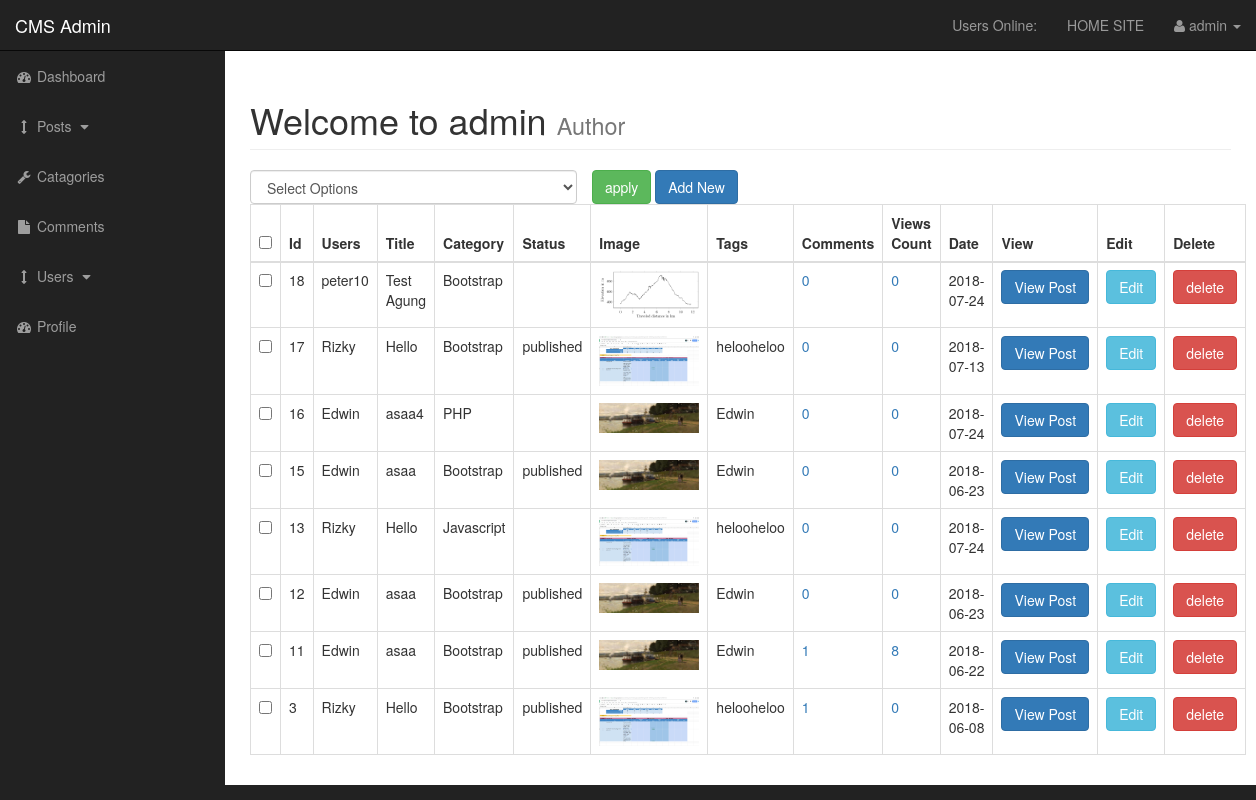
Screenshot of /admin/posts.php (signed in) with the database file from the repository.
### tables this page shows
CREATE TABLE `posts` (
  `post_id` int(3) NOT NULL,
  `post_category_id` int(3) NOT NULL,
  `post_title` varchar(255) NOT NULL,
  `post_author` varchar(255) NOT NULL,
  `post_user` varchar(255) NOT NULL,
  `post_date` date NOT NULL,
  `post_image` text NOT NULL,
  `post_content` text NOT NULL,
  `post_tags` varchar(255) NOT NULL,
  `post_comment_count` int(11) NOT NULL,
  `post_status` varchar(255) NOT NULL DEFAULT 'draft',
  `post_views_count` int(11) NOT NULL
);

CREATE TABLE `categories` (
  `cat_id` int(3) NOT NULL,
  `cat_title` varchar(255) NOT NULL
);

### admin/includes/view_all_posts.php (the view, shortened to what this page needs)
<form action="" method='post'>
  <table class="table table-bordered table-hovered">
    <div id="bulkOptionContainer" class="col-xs-4" style="padding: 0px">
      <select class="form-control" name="bulk_options" id="">
        <option value="">Select Options</option>
      </select>
    </div>
    <div class="col-xs-4">
      <input type="submit" name="submit" class="btn btn-success" value="apply">
      <a class="btn btn-primary" href="posts.php?source=add_post">Add New</a>
    </div>
    <thead>
      <tr>
        <th><Input id="selectAllBoxes" type="checkbox"></Input></th>
        <th>Id</th>
        <th>Users</th>
        <th>Title</th>
        <th>Category</th>
        <th>Status</th>
        <th>Image</th>
        <th>Tags</th>
        <th>Comments</th>
        <th>Views Count</th>
        <th>Date</th>
        <th>View</th>
        <th>Edit</th>
        <th>Delete</th>
      </tr>
    </thead>
    <tbody >
      <tr>
        <?php
          $query = "SELECT posts.post_id, posts.post_author, posts.post_user, posts.post_title, posts.post_category_id, posts.post_status, posts.post_image, ";
          $query.="posts.post_tags, posts.post_comment_count, posts.post_date, posts.post_views_count, categories.cat_id, categories.cat_title ";
          $query.="FROM posts ";
          $query.="LEFT JOIN categories ON posts.post_category_id = categories.cat_id ORDER BY posts.post_id DESC ";
          $select_posts= mysqli_query($connection, $query);
          while($row = mysqli_fetch_assoc($select_posts)){
            $post_id = $row['post_id'];
            $post_author = $row['post_author'];
            $post_user = $row['post_user'];
            $post_title = $row['post_title'];
            $post_status = $row['post_status'];
            $post_image = $row['post_image'];
            $post_tags = $row['post_tags'];
            $post_date = $row['post_date'];
            $post_views_count = $row['post_views_count'];
            $cat_title = $row['cat_title'];
            echo "<tr>";
        ?>
            <td><Input class='checkBoxes' type='checkbox' name='checkBoxArray[]' value='<?php echo $post_id; ?>'></Input></td>
        <?php
            echo "<td>$post_id</td>";
            if(!empty($post_author)){
              echo "<td>$post_author</td>";
            } elseif (!empty($post_user)) {
              echo "<td>$post_user</td>";
            }
            echo "<td>$post_title</td>";
              echo "<td>$cat_title</td>";
            echo "<td>$post_status</td>";
            echo "<td><img width = '100' src='../images/$post_image' alt='images'></td>";
            echo "<td>$post_tags</td>";
            $query = "SELECT * FROM comments WHERE comment_post_id = $post_id";
            $send_comment_query = mysqli_query($connection, $query);
            $count_comments = mysqli_num_rows($send_comment_query);
            echo "<td><a href='post_comments.php?id=$post_id'>$count_comments</a></td>";
            echo "<td><a href = 'posts.php?reset={$post_id}'>{$post_views_count}</a></td>";
            echo "<td>$post_date</td>";
            echo "<td><a class='btn btn-primary' href = '../post.php?p_id={$post_id}'>View Post</a></td>";
            echo "<td><a class='btn btn-info' href = 'posts.php?source=edit_post&p_id={$post_id}'>Edit</a></td>";
        ?>
            <form method="post">
              <?php
                echo '<td><input class="btn btn-danger" type="submit" name="delete" value="delete">';
              ?>
            </form>
        <?php
            echo "</tr>";
          }
        ?>
      </tr>
    </tbody>
  </table>
</form>

### admin/includes/admin_header.php (shortened to what this page needs)
<!DOCTYPE html>
<html lang="en">
<head>
    <link href="css/bootstrap.min.css" rel="stylesheet">
    <link href="css/sb-admin.css" rel="stylesheet">
    <link href="font-awesome/css/font-awesome.min.css" rel="stylesheet" type="text/css">
    <link href="css/loader.css" rel="stylesheet">
</head>
<body>

### admin/posts.php (shortened to what this page needs)
<?php include "includes/admin_header.php" ?>
    <div id="wrapper">
        <?php include "includes/admin_navigation.php" ?>
        </nav>
        <div id="page-wrapper">
            <div class="container-fluid">
                <div class="row">
                    <div class="col-lg-12">
                        <h1 class="page-header">
                            Welcome to admin
                            <small>Author</small>
                        </h1>
                    <?php
                    if(isset($_GET['source'])){
                      $source = $_GET['source'];
                    } else{
                      $source = '';
                    }
                    switch ($source) {
                      default:
                        include "includes/view_all_posts.php";
                        break;
                    }
                     ?>
                    </div>
                </div>
            </div>
        </div>
<?php include "includes/admin_footer.php" ?>

### admin/includes/admin_navigation.php (shortened to what this page needs)
<nav class="navbar navbar-inverse navbar-fixed-top" role="navigation">
    <div class="navbar-header">
        <a class="navbar-brand" href="index.php">CMS Admin</a>
    </div>
    <ul class="nav navbar-right top-nav">
      <li><a href="#">Users Online: <span class="usersonline"></span></a></li>
      <li><a href="../index.php">HOME SITE</a></li>
        <li class="dropdown">
            <a href="#" class="dropdown-toggle" data-toggle="dropdown"><i class="fa fa-user"></i> <?php if(isset($_SESSION['username'])){ echo $_SESSION['username'];} ?> <b class="caret"></b></a>
        </li>
    </ul>
    <div class="collapse navbar-collapse navbar-ex1-collapse">
        <ul class="nav navbar-nav side-nav">
            <li>
                <a href="index.php"><i class="fa fa-fw fa-dashboard"></i> Dashboard</a>
            </li>
            <li>
                <a href="javascript:;" data-toggle="collapse" data-target="#demo"><i class="fa fa-fw fa-arrows-v"></i> Posts <i class="fa fa-fw fa-caret-down"></i></a>
            </li>
            <li>
                <a href="./categories.php"><i class="fa fa-fw fa-wrench"></i> Catagories</a>
            </li>
            <li class="">
                <a href="comments.php"><i class="fa fa-fw fa-file"></i> Comments</a>
            </li>
            <li>
                <a href="javascript:;" data-toggle="collapse" data-target="#demo2"><i class="fa fa-fw fa-arrows-v"></i> Users <i class="fa fa-fw fa-caret-down"></i></a>
            </li>
            <li>
                <a href="profile.php"><i class="fa fa-fw fa-dashboard"></i> Profile</a>
            </li>
        </ul>
    </div>

### admin/includes/admin_footer.php (shortened to what this page needs)
    </div>
</body>
</html>

### admin/css/sb-admin.css (style rules this page uses)
body { margin-top: 100px; background-color: #222; }
@media (min-width:768px) { body { margin-top: 50px; } }
#wrapper { padding-left: 0; }
#page-wrapper { width: 100%; padding: 0; background-color: #fff; }
@media (min-width:768px) { #wrapper { padding-left: 225px; } }
@media (min-width:768px) { #page-wrapper { padding: 10px; } }
.top-nav { padding: 0 15px; }
.top-nav>li { display: inline-block; float: left; }
.top-nav>li>a { padding-top: 15px; padding-bottom: 15px; line-height: 20px; color: #999; }
@media (min-width:768px) { .side-nav { position: fixed; top: 51px; left: 225px; width: 225px; margin-left: -225px; border: none; border-radius: 0; overflow-y: auto; background-color: #222; } }
@media (min-width:768px) { .side-nav>li>a { width: 225px; } }

### rows the page displays
posts: post_id "18", post_user "peter10", post_title "Test Agung", categories.cat_title "Bootstrap", post_image (picture), count_comments "0", post_views_count "0", post_date "2018-07-24"
posts: post_id "17", post_author "Rizky", post_title "Hello", categories.cat_title "Bootstrap", post_status "published", post_image (picture), post_tags "helooheloo", count_comments "0", post_views_count "0", post_date "2018-07-13"
posts: post_id "16", post_author "Edwin", post_title "asaa4", categories.cat_title "PHP", post_image (picture), post_tags "Edwin", count_comments "0", post_views_count "0", post_date "2018-07-24"
posts: post_id "15", post_author "Edwin", post_title "asaa", categories.cat_title "Bootstrap", post_status "published", post_image (picture), post_tags "Edwin", count_comments "0", post_views_count "0", post_date "2018-06-23"
posts: post_id "13", post_author "Rizky", post_title "Hello", categories.cat_title "Javascript", post_image (picture), post_tags "helooheloo", count_comments "0", post_views_count "0", post_date "2018-07-24"
posts: post_id "12", post_author "Edwin", post_title "asaa", categories.cat_title "Bootstrap", post_status "published", post_image (picture), post_tags "Edwin", count_comments "0", post_views_count "0", post_date "2018-06-23"
posts: post_id "11", post_author "Edwin", post_title "asaa", categories.cat_title "Bootstrap", post_status "published", post_image (picture), post_tags "Edwin", count_comments "1", post_views_count "8", post_date "2018-06-22"
posts: post_id "3", post_author "Rizky", post_title "Hello", categories.cat_title "Bootstrap", post_status "published", post_image (picture), post_tags "helooheloo", count_comments "1", post_views_count "0", post_date "2018-06-08"

### other values shown
$_SESSION['username'] "admin"
